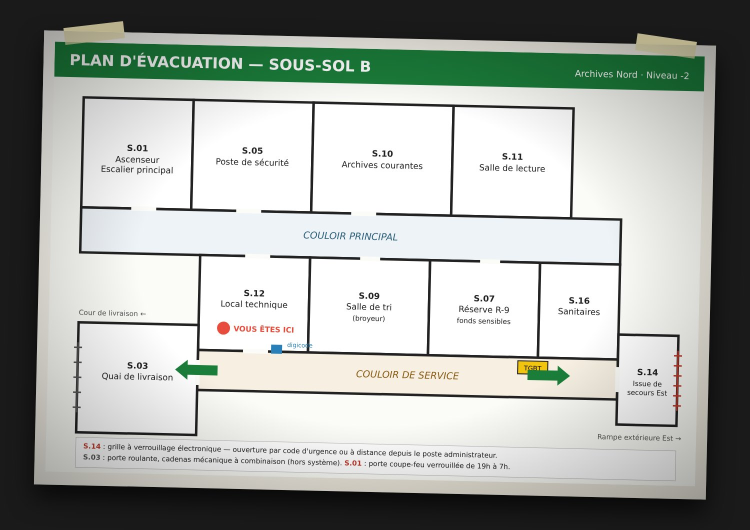
#> input picture medias/04_plan.jpg, 1500 x 1060 px, given in place of s3.jpg, which was not available (shown at 1/2 size)
$ python scare.py ../medias/04_plan.jpg ../medias/05_supervision.jpg
#> lines starting #> are read from the running program, lines starting #| are printed output that depends on the picture
# Génère les images "peur" à partir de la vidéo fournie
import sys, subprocess
from PIL import Image, ImageDraw, ImageFilter, ImageEnhance
V, OUT = sys.argv[1], sys.argv[2]
def frame(t, path):
#> called with t = 3, path = '/tmp/s3.jpg'
    subprocess.run(['ffmpeg','-v','error','-y','-ss',str(t),'-i',V,'-frames:v','1','-q:v','2',path],check=True)
#> (this line was passed over: subprocess is not available in this run)

# 11 — photo "par la fente" avec silhouette au fond du couloir
frame(3, '/tmp/s3.jpg')
im = Image.open('/tmp/s3.jpg').convert('RGB')
#> im is the input picture: PIL image 1500x1060 RGB; mean R, G, B 166.2, 170.6, 165.4
mask = Image.new('L', im.size, 0); d = ImageDraw.Draw(mask)
#> after `mask = Image.new('L', im.size, 0)`: mask: PIL image 1500x1060 L; every value is 0
cx, top = 292, 588
d.ellipse([cx-17, top, cx+17, top+42], fill=255)                      # tête
d.polygon([(cx-12,top+38),(cx+12,top+38),(cx+36,top+66),(cx+40,top+200),(cx-40,top+200),(cx-36,top+66)], fill=255)  # épaules/corps
d.polygon([(cx-36,top+66),(cx-46,top+150),(cx-38,top+152),(cx-28,top+80)], fill=255)  # bras
mask = mask.filter(ImageFilter.GaussianBlur(5))
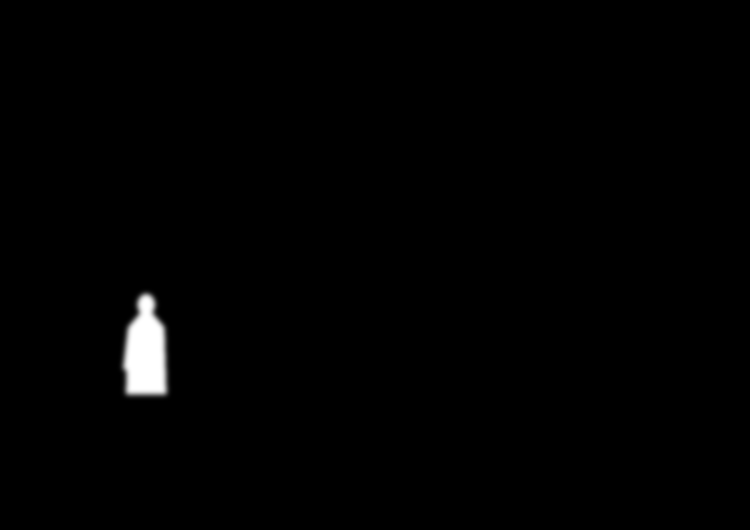
#> mask: PIL image 1500x1060 L (shown at 1/2 size); min 0, max 255, mean 2.1
dark = Image.new('RGB', im.size, (6,6,8))
alpha = mask.point(lambda v: int(v*0.82))
im = Image.composite(dark, im, alpha)
e = ImageDraw.Draw(im)
for ex in (cx-7, cx+6): e.ellipse([ex-1.5, top+16, ex+1.5, top+19], fill=(150,150,140))  # reflets des yeux
im = ImageEnhance.Brightness(im).enhance(0.78)
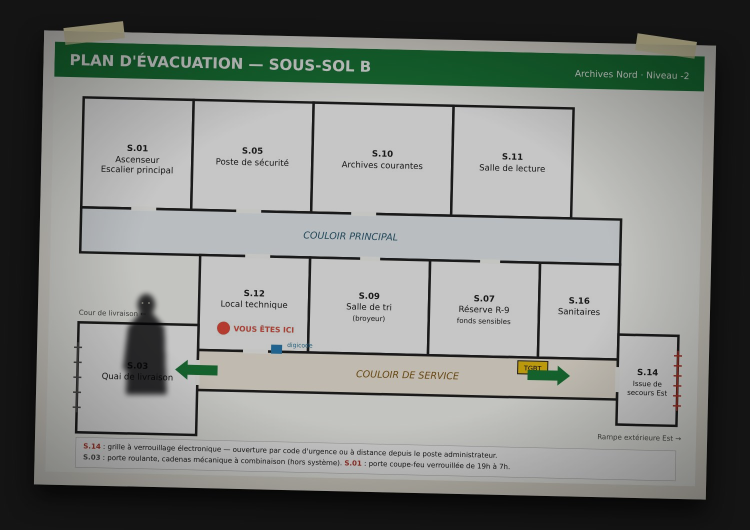
#> im: PIL image 1500x1060 RGB (shown at 1/2 size); mean R, G, B 127.9, 131.3, 127.3
im = im.filter(ImageFilter.GaussianBlur(0.8))
im.save(f'{OUT}/11_photo_silhouette.jpg', quality=82)

# Photo de profil "noire" (zoom sur la silhouette, très sombre)
p = im.crop((cx-150, top-90, cx+150, top+210)).resize((640,640))
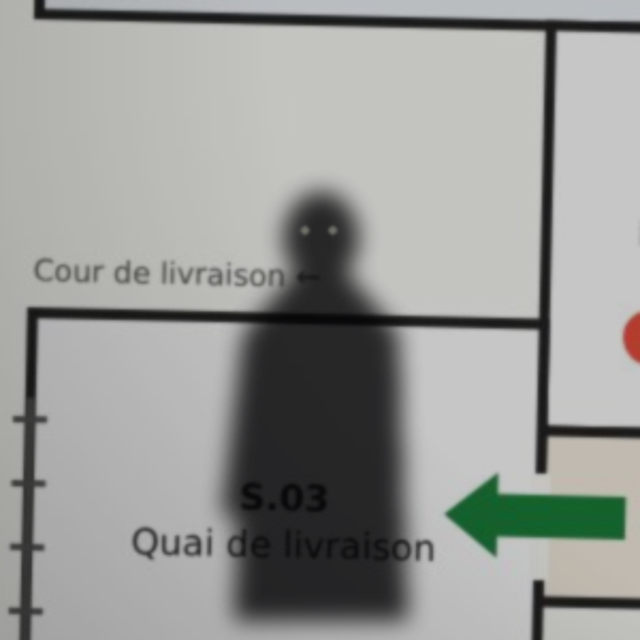
#> p: PIL image 640x640 RGB; mean R, G, B 152.9, 154.4, 151.8
p = ImageEnhance.Brightness(p).enhance(0.45)
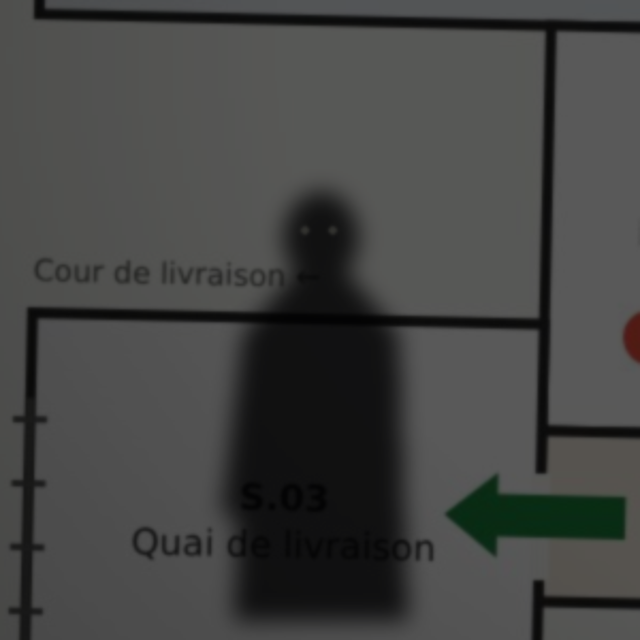
#> p: PIL image 640x640 RGB; mean R, G, B 68.3, 69.1, 67.9
p.save(f'{OUT}/15_profil_noir.jpg', quality=85)

$ run again, on medias/06_gestion_appareil.jpg
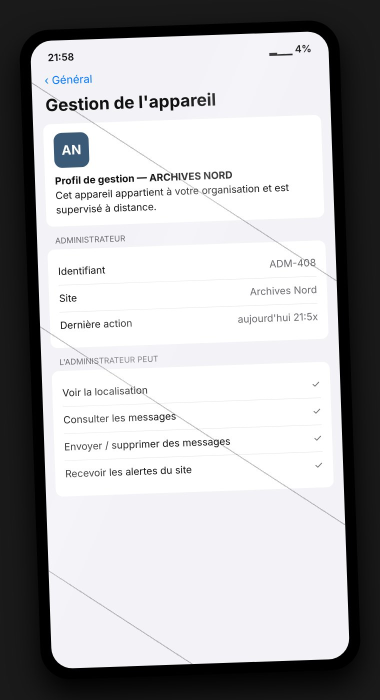
#> input picture medias/06_gestion_appareil.jpg, 760 x 1400 px, given in place of s3.jpg, which was not available (shown at 1/2 size)
#> im is the input picture: PIL image 760x1400 RGB; mean R, G, B 174.7, 174.6, 176.5
#> `im = ImageEnhance.Brightness(im).enhance(0.78)`:
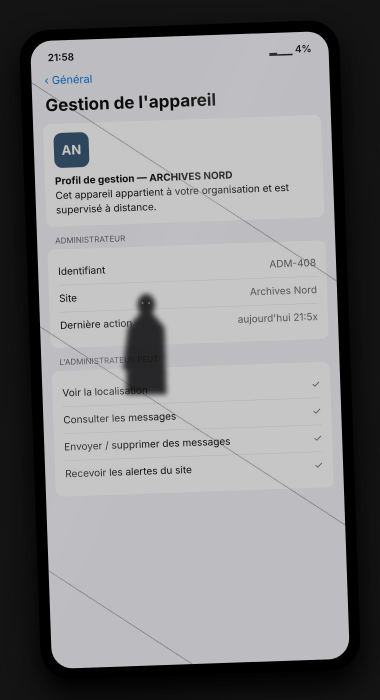
#> im: PIL image 760x1400 RGB (shown at 1/2 size); mean R, G, B 133.8, 133.6, 135.2
#> `p = ImageEnhance.Brightness(p).enhance(0.45)`:
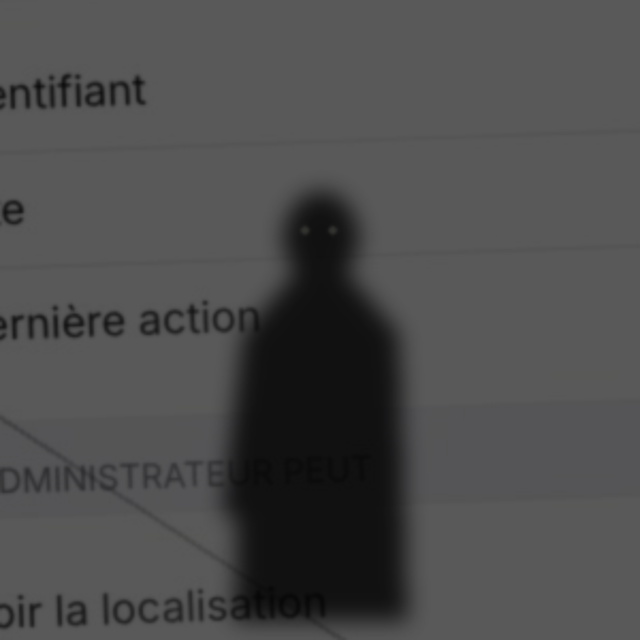
#> p: PIL image 640x640 RGB; mean R, G, B 76.6, 76.5, 76.8
